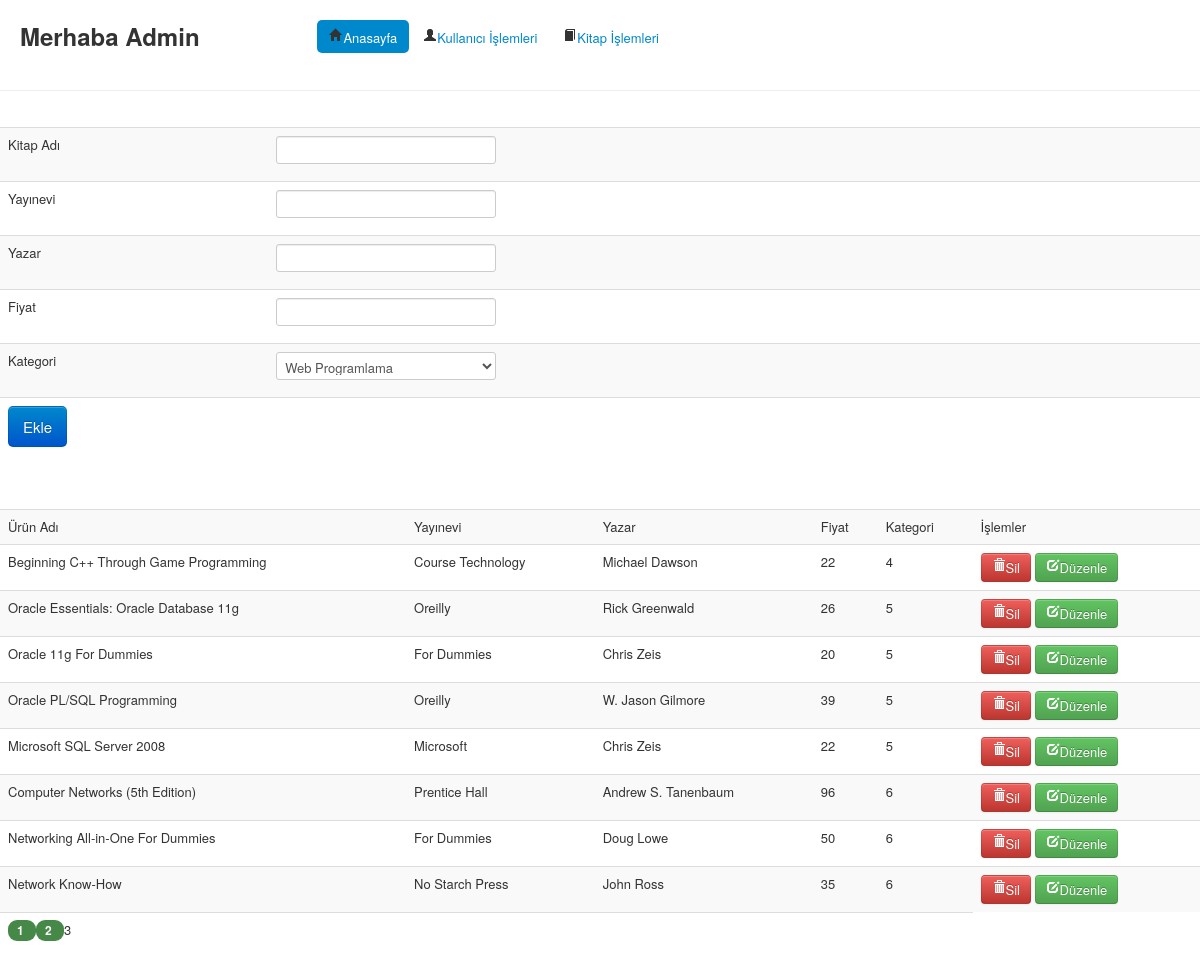
/admin/index.php?pid=101&sid=3 (signed in), run on the app's committed database.
### tables this page shows
CREATE TABLE IF NOT EXISTS `urun` (
  `UrunID` int(11) NOT NULL AUTO_INCREMENT,
  `Adi` varchar(50) NOT NULL,
  `Yayinevi` varchar(20) NOT NULL,
  `Yazar` varchar(20) NOT NULL,
  `Resim` varchar(100) NOT NULL,
  `Fiyat` double NOT NULL,
  `KategoriID` int(11) NOT NULL,
  `Download` varchar(100) NOT NULL,
  PRIMARY KEY (`UrunID`)
);

### admin/inc/urunler.php (the view, shortened to what this page needs)
<form action="index.php?pid=170" method="POST">
<table class="table table-striped" border="0" align="center">
        <tr>
            <td>Kitap Adı</td>
            <td><input type="text" name="txtKitap" value="" /></td>
        </tr>
        <tr>
            <td>Yayınevi</td>
            <td><input type="text" name="txtYayinevi" value="" /></td>
        </tr>
        <tr>
            <td>Yazar</td>
            <td><input type="text" name="txtYazar" value="" /></td>
        </tr>
        <tr>
            <td>Fiyat</td>
            <td><input type="text" name="txtFiyat" value="" /></td>
        </tr>
        <tr>
            <td>Kategori</td>
            <td>
                <?php
                    $vt->cmbKategoriler("cmbKategoriler");
                ?>
            </td>
        </tr>
        <tr align="center">
            <td colspan="2"><input class="btn btn-large btn-primary" type="submit" value="Ekle" /></td>
        </tr>
</table>
</form>
<br>
<br>
<table class="table table-striped" border="0" align="center" width="90%">
        <tr>
            <td>Ürün Adı</td>
            <td>Yayınevi</td>
            <td>Yazar</td>
            <td>Fiyat</td>
            <td>Kategori</td>
            <td>İşlemler</td>
        </tr>
<?php
    $sid=@$_GET["sid"];
    $sayfakayit=10;
    $kayitliste=$vt->ListeleKosullu("urun",'1');
    $toplamkayit=  mysql_num_rows($kayitliste);
    $ilkkayit=($sid-1)*$sayfakayit;
    $liste=$vt->ListeleSayfalama("urun",'1',$ilkkayit,$sayfakayit);
    while ($kayit = mysql_fetch_array($liste)) {
        echo "<tr>
            <td>".$kayit["Adi"]."</td>
            <td>".$kayit["Yayinevi"]."</td>
            <td>".$kayit["Yazar"]."</td>
            <td>".$kayit["Fiyat"]."</td>
            <td>".$kayit["KategoriID"]."</td>
            <td>
             <a class='btn btn-danger' href='index.php?pid=176&uid=".$kayit["KategoriID"]."'><i class='icon-trash icon-white'></i>Sil</a>
             <a class='btn btn-success' href='index.php?pid=175&uid=".$kayit["KategoriID"]."'><i class='icon-edit icon-white'></i>Düzenle</a>
            </td>
        </tr>";
    }
?>
        <tr>
            <td colspan="5" align="center">
                <div id="pagination">
            <?php
                $sayfa=1;
                while ((($sayfa-1)*$sayfakayit)<$toplamkayit) {
                    if ($sayfa==$sid) {
                        echo " $sayfa ";
                    } else {
                        echo "<a class='badge badge-success' href='index.php?pid=101&sid=$sayfa'> $sayfa </a>";
                    }
                        $sayfa++;
                }
            ?>
                </div>
            </td>
        </tr>
</table>

### data on the page
urun: Adi "Beginning C++ Through Game Programming", Yayinevi "Course Technology", Yazar "Michael Dawson", Fiyat "22", KategoriID "4"
urun: Adi "Oracle Essentials: Oracle Database 11g", Yayinevi "Oreilly", Yazar "Rick Greenwald", Fiyat "26", KategoriID "5"
urun: Adi "Oracle 11g For Dummies", Yayinevi "For Dummies", Yazar "Chris Zeis", Fiyat "20", KategoriID "5"
urun: Adi "Oracle PL/SQL Programming", Yayinevi "Oreilly", Yazar "W. Jason Gilmore", Fiyat "39", KategoriID "5"
urun: Adi "Microsoft SQL Server 2008", Yayinevi "Microsoft", Yazar "Chris Zeis", Fiyat "22", KategoriID "5"
urun: Adi "Computer Networks (5th Edition)", Yayinevi "Prentice Hall", Yazar "Andrew S. Tanenbaum", Fiyat "96", KategoriID "6"
urun: Adi "Networking All-in-One For Dummies", Yayinevi "For Dummies", Yazar "Doug Lowe", Fiyat "50", KategoriID "6"
urun: Adi "Network Know-How", Yayinevi "No Starch Press", Yazar "John Ross", Fiyat "35", KategoriID "6"

### other printed values
form field cmbKategoriler "Web Programlama"
